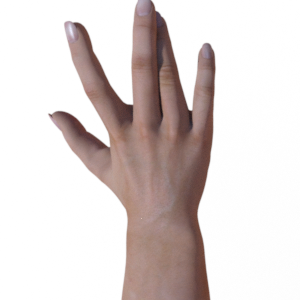
#> input picture rps/paper/paper01-003.png, 300 x 300 px, found by its file name; its folder holds only this picture in this run
$ jupyter execute --allow-errors Model9.ipynb
#> lines starting #> are read from the running program, lines starting #| are printed output that depends on the picture; after the words box and inside, x2 and y2 are one past the last pixel; in counts of white or black regions, pixels touching at a corner belong together
#> further down, img is the input picture: shape (300, 300, 3); mean B, G, R 211, 212.7, 221.7
<a href="https://colab.research.google.com/github/Racheus/DIP_Final_2023/blob/main/Model9.ipynb" target="_parent"></a>

[cell 1]
# Mount google drive
from google.colab import drive
drive.flush_and_unmount()
drive.mount('/content/drive', force_remount=False)

[cell 2]
import tensorflow as tf
import numpy as np
import cv2
import os
import matplotlib.pyplot as plt

tf.__version__

[cell 3]
train_folder_path = "/content/drive/MyDrive/DIPFinalWork/rps"
def apply_skin_dectection(image):
  hsv = cv2.cvtColor(image, cv2.COLOR_BGR2HSV)
#> hsv: shape (300, 300, 3); mean H, S, V 4.5, 19.8, 221.7

  # 设定肤色的HSV阈值范围
  lower_skin = np.array([0, 12, 20], dtype=np.uint8)
  upper_skin = np.array([25, 255, 255], dtype=np.uint8)

  # 根据阈值创建肤色掩码
  skin_mask = cv2.inRange(hsv, lower_skin, upper_skin)
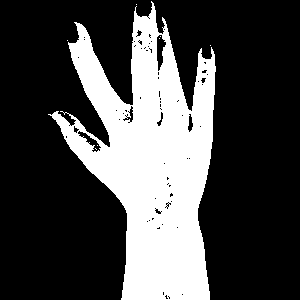
#> skin_mask: shape (300, 300); 28.2% white; 8 white regions (7 under 20 px), largest, box (x1, y1, x2, y2) and area: (48, 1, 216, 300) 25385

  # 进行形态学操作（开运算）
  kernel = np.ones((2, 2), np.uint8)
  skin_mask = cv2.morphologyEx(skin_mask, cv2.MORPH_OPEN, kernel)
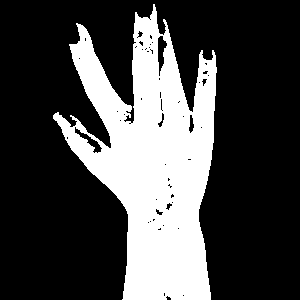
#> skin_mask: shape (300, 300); 28% white; 1 white region
  contours, _ = cv2.findContours(skin_mask, cv2.RETR_EXTERNAL, cv2.CHAIN_APPROX_SIMPLE)
#> contours = 1 contour; box (x1, y1, x2, y2) and area: (53, 4, 217, 300) 25240
  cv2.drawContours(image, contours, -1, (0 , 255 , 0), 3)
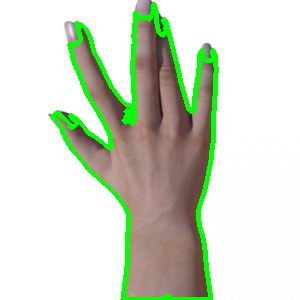
#> image: shape (300, 300, 3); 6.5% of pixels changed, all inside (x1, y1, x2, y2) = (51, 2, 219, 300)
  return image
def apply_canny_edge_detection(image):
    edges = cv2.Canny(image, 120, 200)
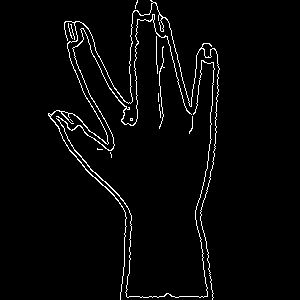
#> edges: shape (300, 300); 3.1% white in thin lines or dots, all inside (x1, y1, x2, y2) = (48, 0, 220, 300)
    return edges

paper_train_images = []
rock_train_images = []
scissors_train_images = []


batch_size = 100  # 调整批处理大小
#> (the rest of this cell did not finish here and is left out)

[cell 4]
# Optionally, you may want to shuffle your training set if the order matters
from sklearn.utils import shuffle
#> (the rest of this cell did not finish here and is left out)

[cell 5]
train_images = paper_train_images + scissors_train_images + rock_train_images
#> train_images = 1 item
train_labels = [0] * len(paper_train_images) + [1] * len(scissors_train_images) + [2] * len(rock_train_images)
#> train_labels = [0]

[cell 6]
test_folder_path = "/content/drive/MyDrive/DIPFinalWork/rps-test-set"

paper_test_images = []
rock_test_images = []
scissors_test_images = []

#> (the rest of this cell did not finish here and is left out)

#> (a cell that did not finish here is left out)

[cell 8]
test_images = paper_test_images + scissors_test_images + rock_test_images
#> test_images = 1 item
test_labels = [0] * len(paper_test_images) + [1] * len(scissors_test_images) + [2] * len(rock_test_images)
#> test_labels = [0]

[cell 9]
train_images

[cell 10]
plt.figure()
plt.yticks(size = 14)
plt.xticks(size = 14)
plt.imshow(train_images[0],cmap='cividis')
plt.colorbar()
plt.grid(False)
plt.show()
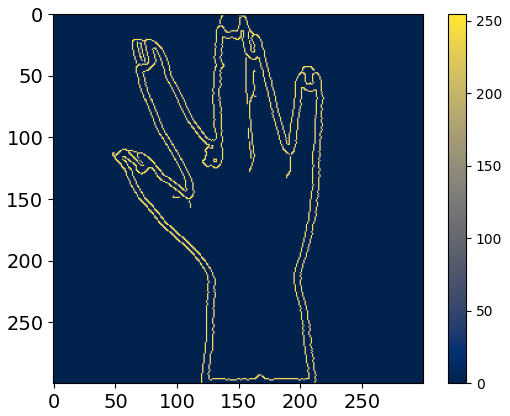
#> figure drawn by matplotlib, 2 panels

[cell 11]
from sklearn.model_selection import train_test_split

train_images_array = np.array(train_images).astype('float32')
train_images_array /= 255.0
train_labels_array = np.array(train_labels)
#> train_labels_array = [0]

del train_images,train_labels

indices = np.arange(train_images_array.shape[0])
#> indices = [0]
np.random.shuffle(indices)

train_images_array_shuffled = train_images_array[indices]
train_labels_array_shuffled = train_labels_array[indices]
#> train_labels_array_shuffled = [0]

# 划分训练集和测试集
test_size = 0.2  # 设置测试集占总数据的比例
random_state = 42  # 设置随机种子，确保结果可复现

# 如果标签是一维数组
#> (the rest of this cell did not finish here and is left out)

[cell 12]
from tensorflow import keras
from tensorflow.keras import datasets, layers, optimizers, Sequential, metrics
#> (the rest of this cell did not finish here and is left out)

#> (a cell that did not finish here is left out)

#> (a cell that did not finish here is left out)

[cell 15]
new_learning_rate = 0.0001
#> (the rest of this cell did not finish here and is left out)

#> (a cell that did not finish here is left out)

[cell 17]
test_images_array = np.array(test_images).astype('float32')
test_images_array /= 255.0
test_labels_array = np.array(test_labels)
#> test_labels_array = [0]

indices = np.arange(test_images_array.shape[0])
np.random.shuffle(indices)

test_images_array_shuffled = test_images_array[indices]
test_labels_array_shuffled = test_labels_array[indices]
#> test_labels_array_shuffled = [0]
